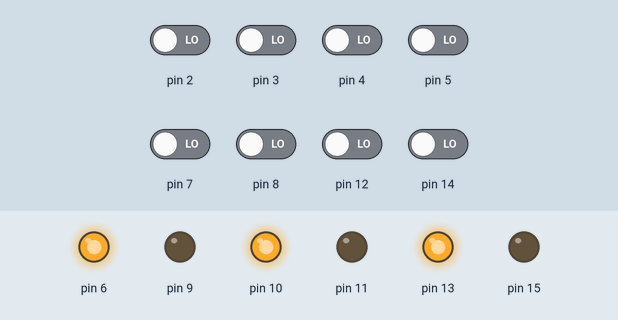
Bench run of a sketch on a simulated Arduino Uno, built with avr-gcc and run on an emulated ATmega328P. Parts: output pins drawn as LEDs (lit = HIGH). The test bench sets the inputs (shaded band); at power-on: pin 2–5, pin 7, pin 8, pin 12, pin 14 LOW.

Above: at 1.2 s.
1.3 s: pin 2 driven HIGH
At 1.9 s:
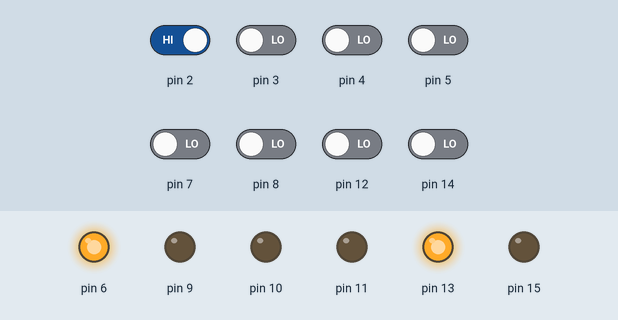
2.8 s: pin 2 driven LOW
At 4.0 s:
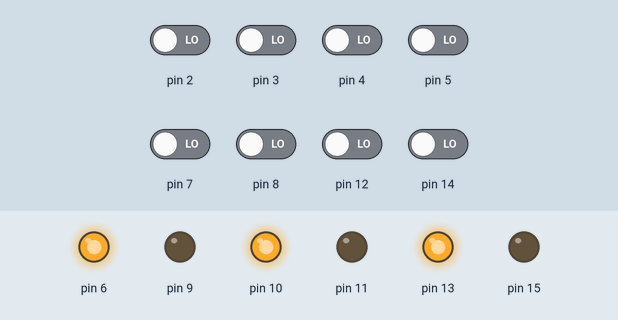
4.3 s: pin 8 driven HIGH
At 5.4 s:
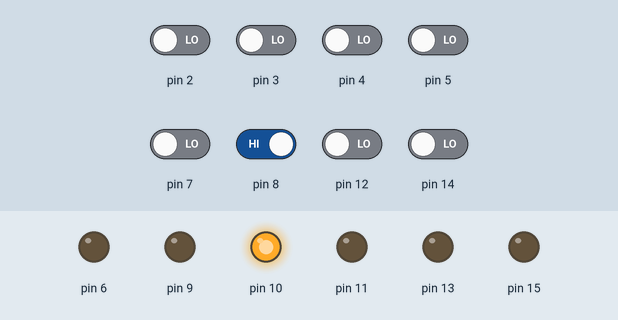
5.8 s: pin 5 driven HIGH
At 6.3 s:
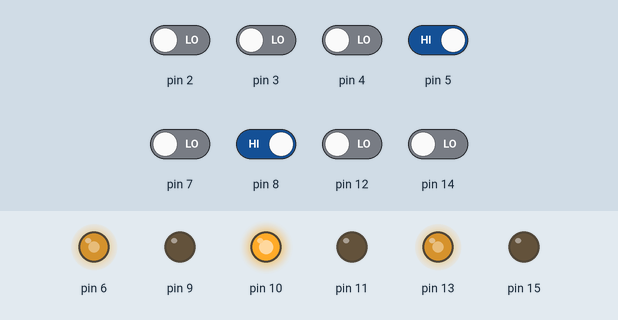
7.3 s: pin 3 driven HIGH
At 8.5 s:
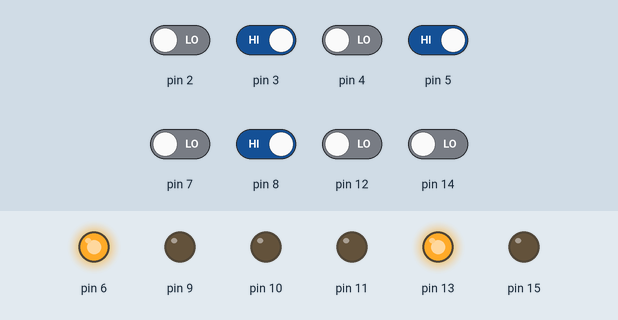
8.8 s: pin 12 driven HIGH
At 9.1 s:
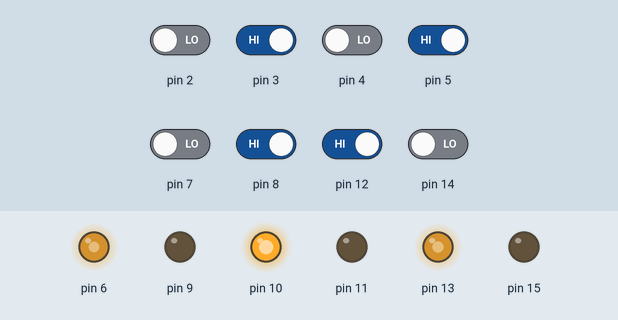
Timing chart, 0 to 11.3 s (numbered marks = the images above; inputs shaded):
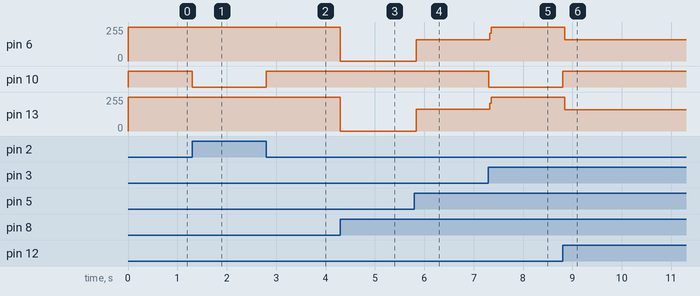

The sketch:

Line_new_2.2.ino
```cpp
int switchstate = 0;
int m1 = 6;
int m2 = 9;
int m3 = 10;
int m4 = 11;
float s1, s2, s3, s4, s5, s6, s7, s8;
int sr1, sr2, sr3, sr4, sr5, sr6, sr7, sr8;
int sp = 0; float r;
float integral = 0; float diff = 0; float e_prev = 0;
int e, u, k, s;
int calcr()
{
  sr1 = digitalRead(2);
  sr2 = digitalRead(3);
  sr3 = digitalRead(4);
  sr4 = digitalRead(5);
  sr5 = digitalRead(7);
  sr6 = digitalRead(8);
  sr7 = digitalRead(12);
  sr8 = digitalRead(14);
  s1 = -3 * sr1;
  s2 = -2 * sr2;
  s3 = -1 * sr3;
  s4 = 0 * sr4;
  s5 = 0 * sr5;
  s6 = 1 * sr6;
  s7 = 2 * sr7;
  s8 = 3 * sr8;
  r = (s1 + s2 + s3 + s4 + s5 + s6 + s7 + s8);
  return r;
}

void setup()
{
  pinMode(2, INPUT);
  pinMode(3, INPUT);
  pinMode(4, INPUT);
  pinMode(5, INPUT);
  pinMode(7, INPUT);
  pinMode(8, INPUT);
  pinMode(12, INPUT);
  pinMode(6, OUTPUT);
  pinMode(15, OUTPUT);
  pinMode(9, OUTPUT);
  pinMode(10, OUTPUT);
  pinMode(11, OUTPUT);
  pinMode(14, INPUT);
  pinMode(13, OUTPUT);
}
void loop()
{

  sr1 = digitalRead(2);
  sr2 = digitalRead(3);
  sr3 = digitalRead(4);
  sr4 = digitalRead(5);
  sr5 = digitalRead(7);
  sr6 = digitalRead(8);
  sr7 = digitalRead(12);
  sr8 = digitalRead(14);
  s1 = -3 * sr1;
  s2 = -2 * sr2;
  s3 = -1 * sr3;
  s4 = -1 * sr4;
  s5 = 1 * sr5;
  s6 = 1 * sr6;
  s7 = 2 * sr7;
  s8 = 3 * sr8;
  r = (s1 + s2 + s3 + s4 + s5 + s6 + s7 + s8);
  digitalWrite(9, LOW);
  digitalWrite(11, LOW);
  if (r == 0)
  {
    digitalWrite(13, HIGH);
    digitalWrite(10, HIGH);
    digitalWrite(6, HIGH);
    digitalWrite(9, LOW);
    digitalWrite(11, LOW);
  }
  s = calcr();
  while (s < 0)
  {
    s = calcr();
    digitalWrite(13, HIGH);
    digitalWrite(10, LOW);
    digitalWrite(6, HIGH);
    break;
  }
  while (s > 0)
  {
    s = calcr();
    digitalWrite(10, HIGH);
    digitalWrite(13, LOW);
    digitalWrite(6, LOW);
    break;
  }

  int sm1 = digitalRead(5);
  int sm2 = digitalRead(7);
  while (sm1 == 1 && sm2 == 1)
  {
    while (s < 0)
    {
      digitalWrite(13, HIGH);
      digitalWrite(10, LOW);
      digitalWrite(6, HIGH);
      break;
    }
    while (s > 0)
    {
      digitalWrite(10, HIGH);
      digitalWrite(13, LOW);
      digitalWrite(6, LOW);
      break;
    }
    s = calcr();
    sm1 = digitalRead(5);
    sm2 = digitalRead(7);
  }
}
```

Measured:
- after the input at 1.3 s, pin 10: HIGH → LOW at once
- after the input at 2.8 s, pin 10: LOW → HIGH at once
- after the input at 4.3 s, pin 6, pin 13: 255/255 → 0/255 at once
- after the input at 5.8 s, pin 6: 0/255 → 159/255 at once; pin 13: 0/255 → 162/255 at once
- after the input at 7.3 s, pin 6: 159/255 → 255/255 at once; pin 10: HIGH → LOW at once; pin 13: 162/255 → 255/255 at once
- after the input at 8.8 s, pin 6: 255/255 → 158/255 at once; pin 10: LOW → HIGH at once; pin 13: 255/255 → 161/255 at once
